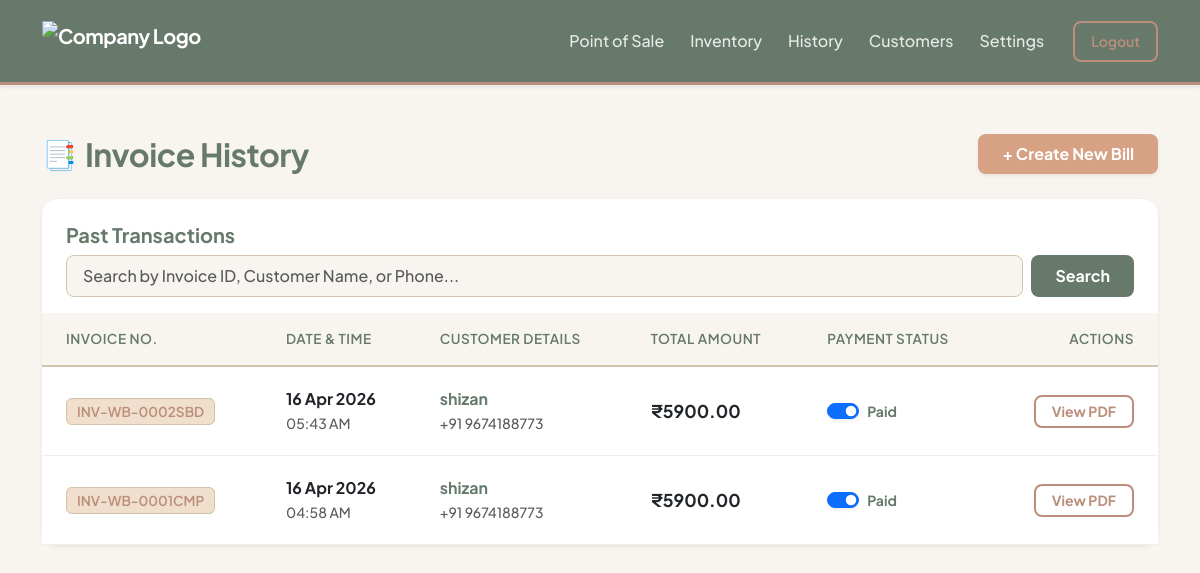
The page /billing/history (signed in) on the database as committed earlier.
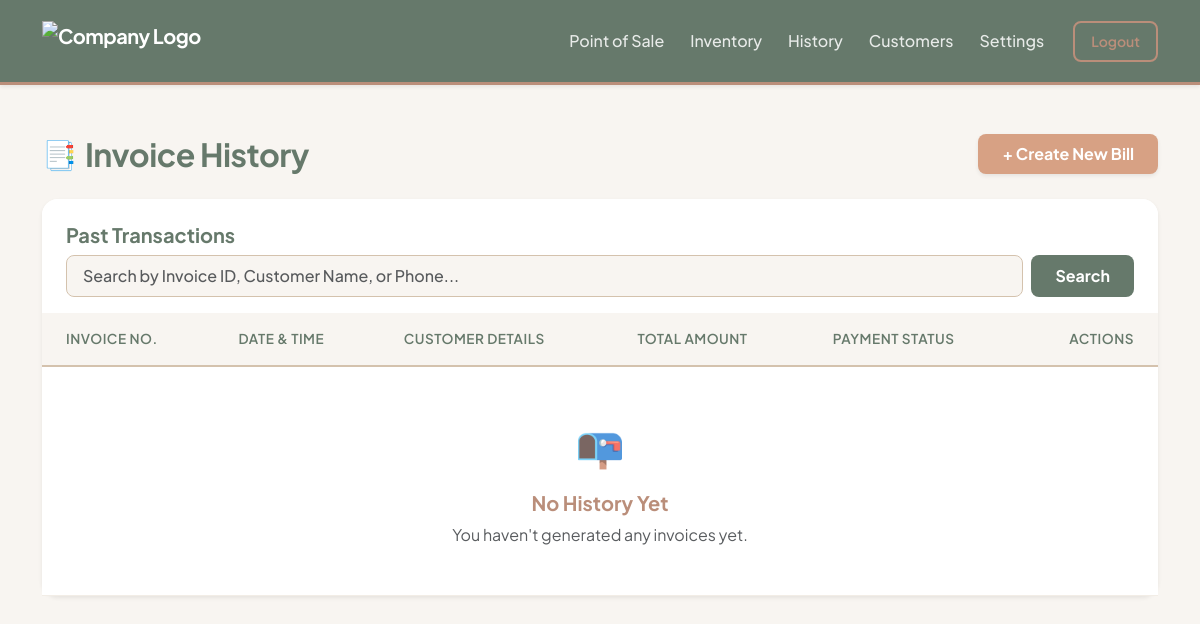
The same page on the database as committed later.
### core/models.py (models this page shows)
class Invoice(db.Model):
    __tablename__ = 'invoices'
    id = db.Column(db.Integer, primary_key=True)
    company_id = db.Column(db.Integer, db.ForeignKey('companies.id'), nullable=False) # ISOLATION
    invoice_number = db.Column(db.String(50), unique=True, nullable=False)
    customer_id = db.Column(db.Integer, db.ForeignKey('customers.id'), nullable=False)
    subtotal = db.Column(db.Float, nullable=False)
    discount_type = db.Column(db.String(10))
    discount_value = db.Column(db.Float, default=0.0)
    total_tax = db.Column(db.Float, nullable=False)
    grand_total = db.Column(db.Float, nullable=False)
    is_paid = db.Column(db.Boolean, default=False)
    split_gst = db.Column(db.Boolean, default=True)
    created_at = db.Column(db.DateTime, default=datetime.utcnow)
    items = db.relationship('InvoiceItem', backref='invoice', lazy=True)

class Customer(db.Model):
    __tablename__ = 'customers'
    id = db.Column(db.Integer, primary_key=True)
    company_id = db.Column(db.Integer, db.ForeignKey('companies.id'), nullable=False) # ISOLATION
    name = db.Column(db.String(100), nullable=False)
    phone_number = db.Column(db.String(15), nullable=False) # Removed unique=True so diff companies can have same customer
    created_at = db.Column(db.DateTime, default=datetime.utcnow)
    invoices = db.relationship('Invoice', backref='customer', lazy=True)

### core/billing/routes.py (the view, shortened to what this page needs)
@billing_bp.route('/history')
def history():
    company_id = session.get('company_id')
    if not company_id:
        flash("Please log in to view history.", "warning")
        return redirect(url_for('auth.login'))
    page = request.args.get('page', 1, type=int)
    search_query = request.args.get('search', '').strip()
    query = Invoice.query.join(Customer).filter(Invoice.company_id == company_id)
    pagination = query.order_by(Invoice.created_at.desc()).paginate(page=page, per_page=10)
    return render_template(
        'billing/history.html',
        pagination=pagination,
        search_query=search_query
    )

### core/templates/billing/history.html (shortened to what the changed rows need)
{% extends "base.html" %}
{% block content %}
<div class="row mt-4 mb-4">
    <div class="col-12 d-flex justify-content-between align-items-center">
        <div class="d-flex align-items-center">
            <h2 class="history-header mb-0">Invoice History</h2>
        </div>
    </div>
</div>
<div class="card card-glass border-0 shadow-sm">
    <div class="card-body p-0">
        <div class="table-responsive">
            <table class="table table-history">
                <thead>
                    <tr>
                        <th>Invoice No.</th>
                        <th>Date & Time</th>
                        <th>Customer Details</th>
                        <th>Total Amount</th>
                        <th>Payment Status</th>
                        <th class="text-end">Actions</th>
                    </tr>
                </thead>
                <tbody>
                    {% for inv in pagination.items %}
                    <tr>
                        <td>
                            <span class="inv-badge">{{ inv.invoice_number }}</span>
                        </td>
                        <td>
                            <div class="fw-bold text-dark">{{ inv.created_at.strftime('%d %b %Y') }}</div>
                            <small class="text-muted fw-medium">{{ inv.created_at.strftime('%I:%M %p') }}</small>
                        </td>
                        <td>
                            <strong style="color: var(--color-sage);">{{ inv.customer.name }}</strong><br>
                            <small class="text-muted fw-medium">+91 {{ inv.customer.phone_number }}</small>
                        </td>
                        <td class="amount-text">
                            ₹{{ "%.2f"|format(inv.grand_total) }}
                        </td>
                        <td>
                            <div class="form-check form-switch m-0 d-flex align-items-center">
                                <input class="form-check-input payment-toggle shadow-sm mt-0" type="checkbox" data-id="{{ inv.id }}" {% if inv.is_paid %}checked{% endif %} style="cursor: pointer;">
                                <label class="form-check-label ms-2 small fw-bold">
                                    {% if inv.is_paid %}
                                        <span class="text-sage">Paid</span>
                                    {% else %}
                                        <span class="text-terracotta">Pending</span>
                                    {% endif %}
                                </label>
                            </div>
                        </td>
                        <td class="text-end">
                            <a href="/billing/invoice/{{ inv.id }}" class="btn btn-sm btn-outline-taupe px-3 fw-bold rounded-3">View PDF</a>
                        </td>
                    </tr>
                    {% else %}
                    <tr>
                        <td colspan="6" class="text-center py-5 text-muted">
                            <div class="fs-1 mb-3">📭</div>
                            {% if search_query %}
                                <h5 class="fw-bold text-taupe">No Invoices Found</h5>
                                <p class="mb-0">Try adjusting your search terms.</p>
                            {% else %}
                                <h5 class="fw-bold text-taupe">No History Yet</h5>
                                <p class="mb-0">You haven't generated any invoices yet.</p>
                            {% endif %}
                        </td>
                    </tr>
                    {% endfor %}
                </tbody>
            </table>
        </div>
    </div>
</div>
{% endblock %}

Rows that differ between the two databases and show on the page:
removed Invoice: invoice_number "INV-WB-0002SBD", created_at "16 Apr 2026", created_at "05:43 AM", customer.name "shizan", customer.phone_number "9674188773", grand_total "5900.00", is_paid "☑", shows "Paid"
removed Invoice: invoice_number "INV-WB-0001CMP", created_at "16 Apr 2026", created_at "04:58 AM", customer.name "shizan", customer.phone_number "9674188773", grand_total "5900.00", is_paid "☑", shows "Paid"
Other text that changed with them:
text now shown: "📭 No History Yet You haven't generated any invoices yet."
